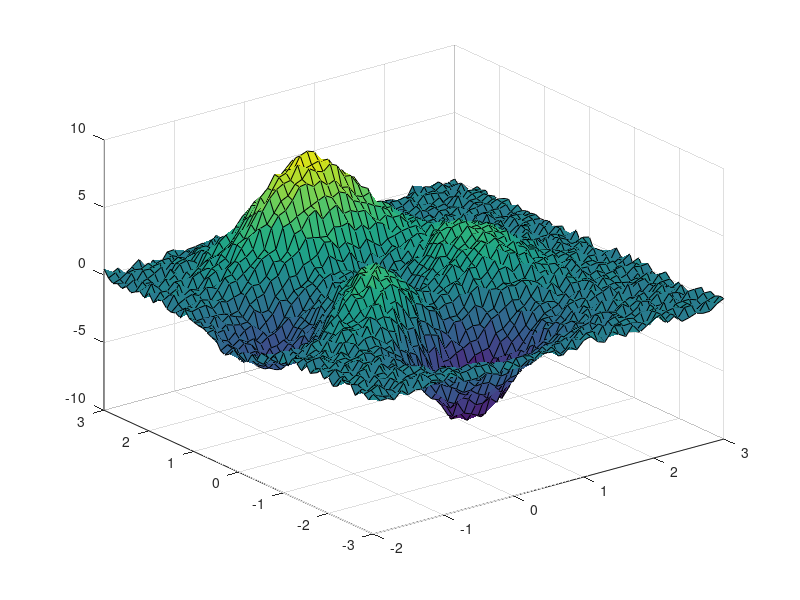

This figure's MATLAB source: (Note: this script raises an error after producing the figure.)
x = {linspace(-2,3,51),linspace(-3,3,61)};
[xx,yy] = ndgrid(x{1},x{2}); 
y = peaks(xx, yy);
noisy = y + (rand(size(y)) - 0.5);
figure
surf(xx,yy,noisy)
[sval,p] = csaps(x,noisy,[],x);
figure
surf(x{1},x{2},sval.')
disp('ciao')
disp('prova')
